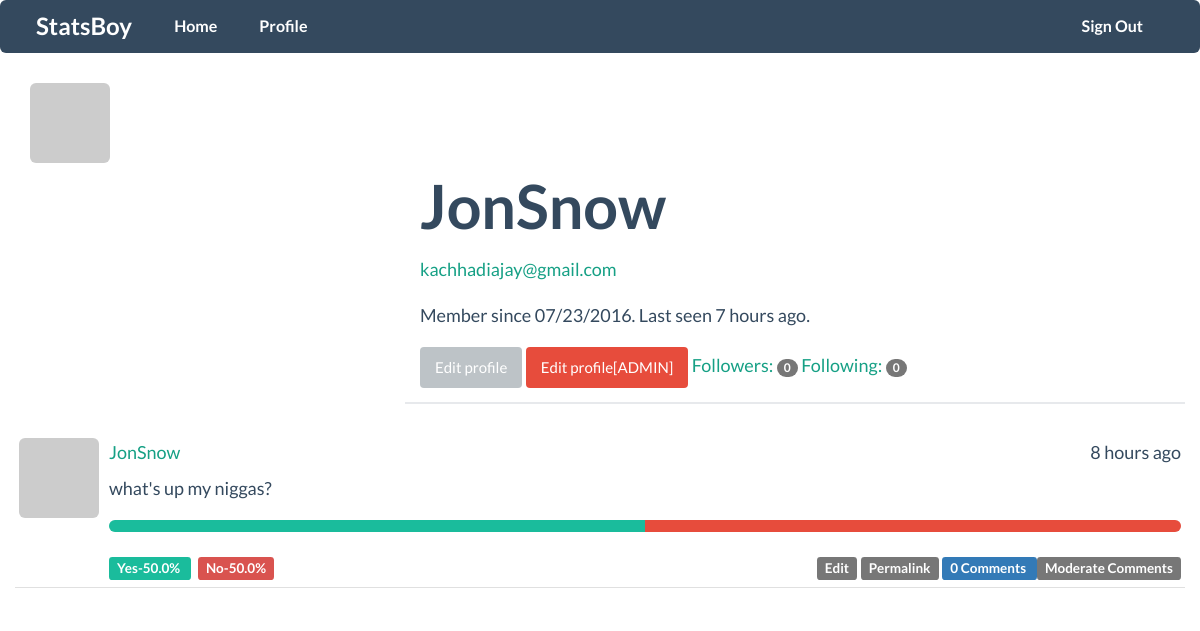
Before: /user/JonSnow (signed in) with the older database file.
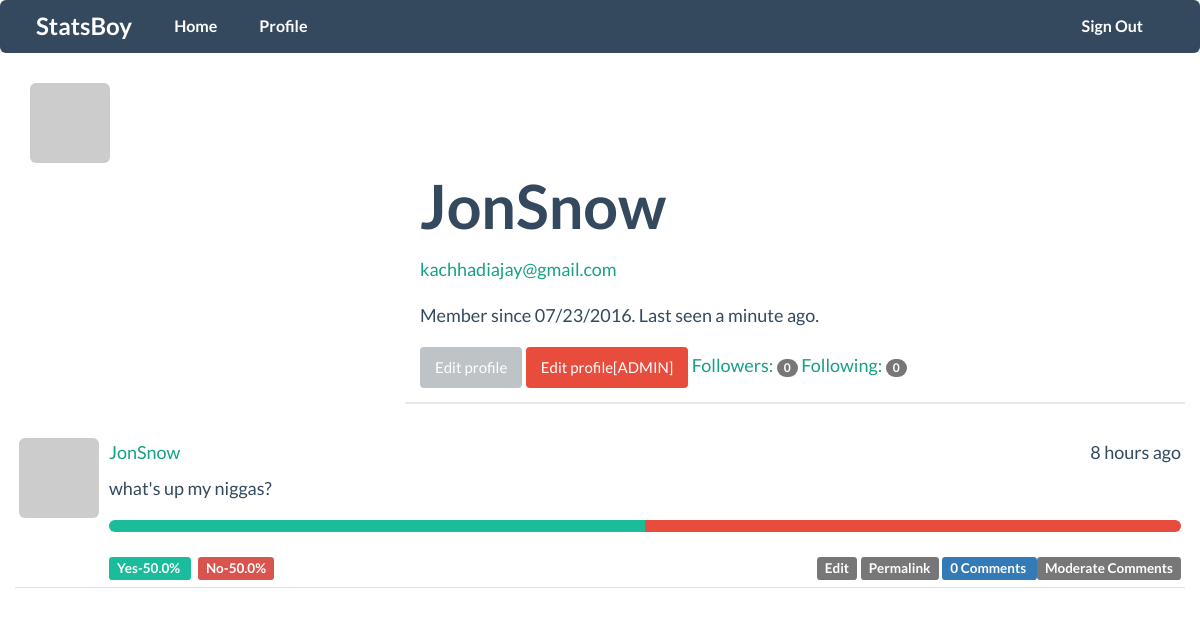
After: the same page with the newer database file.
### app/models.py (models this page shows, shortened)
class User(db.Model, UserMixin):
    __tablename__ = 'users'
    id = db.Column(db.Integer, primary_key=True)
    email= db.Column(db.String(64),unique=True,index=True)
    username = db.Column(db.String(64), unique=True, index=True)
    role_id = db.Column(db.Integer, db.ForeignKey('roles.id'))
    password_hash= db.Column(db.String(128))
    confirmed=db.Column(db.Boolean,default=False)
    name=db.Column(db.String(64))
    location=db.Column(db.String(64))
    about_me=db.Column(db.Text())
    member_since=db.Column(db.DateTime(),default=datetime.utcnow)
    last_seen=db.Column(db.DateTime(), default=datetime.utcnow)
    avatar_hash=db.Column(db.String(32))
    posts=db.relationship('Post',backref='author', lazy='dynamic')
    followed=db.relationship('Follow',foreign_keys=[Follow.follower_id],backref=db.backref('follower',lazy='joined'),lazy='dynamic',cascade='all,delete-orphan')
    followers=db.relationship('Follow',foreign_keys=[Follow.followed_id],backref=db.backref('followed',lazy='joined'),lazy='dynamic',cascade='all, delete-orphan')
    comments=db.relationship('Comment',backref='author',lazy='dynamic')
    answers=db.relationship('Answer',backref='advisor',lazy='dynamic')
    def has_answered(self,post):
        return self.answers.filter_by(post_id=post.id).first() is not None
    def gravatar(self,size=100,default='retro',rating='g'):
        if request.is_secure:
            url= 'https://secure.gravatar.com/avatar'
        else:
            url= 'http://www.gravatar.com/avatar'
        hash= self.avatar_hash or hashlib.md5(self.email.encode('utf-8')).hexdigest()
        return '{url}/{hash}?s={size}&d={default}&r={rating}'.format(url=url,hash=hash,size=size,default=default,rating=rating)
    def ping(self):
        self.last_seen =datetime.utcnow()
        db.session.add(self)
    def can(self,permissions):
        return self.role is not None and (self.role.permissions & permissions) == permissions
    def is_administrator(self):
        return self.can(Permission.ADMINISTER)
    @property
    def password(self):
        raise AttributeError('password is not a readable attribute.')

class Post(db.Model):
    __tablename__='posts'
    id=db.Column(db.Integer,primary_key=True)
    body=db.Column(db.Text)
    timestamp=db.Column(db.DateTime,index=True,default=datetime.utcnow)
    author_id=db.Column(db.Integer,db.ForeignKey('users.id'))
    body_html=db.Column(db.Text)
    comments=db.relationship('Comment',backref='post',lazy='dynamic')
    answers=db.relationship('Answer',backref='question',lazy='dynamic')

### app/main/views.py (the view)
@main.route('/user/<username>')
def user(username):
    user=User.query.filter_by(username=username).first()
    if user is None:
        abort(404)
    posts=user.posts.order_by(Post.timestamp.desc()).all()
    return render_template('user.html',user=user,posts=posts)

### app/auth/views.py (called while the page is built)
@auth.before_app_request
def before_request():
    if current_user.is_authenticated():
        current_user.ping()
        if not current_user.confirmed and request.endpoint[:5] !='auth.':
            return redirect(url_for('auth.unconfirmed'))

### app/main/__init__.py (called while the page is built)
@main.app_context_processor
def inject_permissions():
    return dict(Permission=Permission)

### app/models.py (called while the page is built)
@login_manager.user_loader
def load_user(user_id):
    return User.query.get(int(user_id))

### app/templates/user.html (shortened to what this page needs)
{% extends "base.html" %}
{% block page_content %}
<div class="row">
  <div class="col-md-4">
<img class="img-rounded profile-thumbnail" src="{{user.gravatar(size=256)}}">
  </div>
<div class="page-header col-md-8">
  <h1>{{user.username}}</h1>
  {% if current_user.is_administrator() %}
  <p><a href="mailto:{{user.email}}">{{user.email}}</a></p>
  {% endif %}
  <p>
    Member since {{ moment(user.member_since).format('L')}}.
    Last seen {{moment(user.last_seen).fromNow()}}.
  </p>
  {% if user == current_user %}
  <a class="btn btn-default" href="{{ url_for('.edit_profile')}}">
    Edit profile
  </a>
  {% endif %}
  {% if current_user.is_administrator() %}
  <a class="btn btn-danger" href="{{ url_for('.edit_profile_admin',id=user.id)}}">
    Edit profile[ADMIN]
  </a>
  {% endif %}
  <a href="{{url_for('.followers',username=user.username)}}">Followers: <span class="badge">{{ user.followers.count()-1}}</span></a>
  <a href="{{ url_for('.followed_by',username=user.username)}}">Following: <span class="badge">{{user.followed.count()-1}}</span></a>
</div>
{% include "_posts.html" %}
{% endblock %}

### app/templates/base.html (shortened to what this page needs)
{% extends "bootstrap/base.html" %}
{% block head %}
{{ super() }}
<link rel="stylesheet" type="text/css" href="{{ url_for('static', filename='styles.css') }}">
<link rel="stylesheet" type="text/css" href="{{ url_for('static', filename='flat-ui.min.css') }}">
{% endblock %}
{% block navbar %}
<div class="navbar navbar-inverse navbar-embossed" role="navigation">
    <div class="container">
        <div class="navbar-header">
            <a class="navbar-brand" href="{{ url_for('main.index') }}">StatsBoy</a>
        </div>
        <div class="navbar-collapse collapse">
            <ul class="nav navbar-nav">
                <li><a href="{{ url_for('main.index') }}">Home</a></li>
                {% if current_user.is_authenticated() %}
                <li><a href="{{ url_for('main.user',username=current_user.username) }}">Profile</a></li>
                {% endif %}
            </ul>
            <ul class="nav navbar-nav navbar-right">
              {% if current_user.is_authenticated() %}
              <li><a href="{{url_for('auth.logout')}}">Sign Out</a><li>
              {% else %}
              <li><a href="{{url_for('auth.login')}}">Sign In</a><li>
              {% endif %}
            </ul>
        </div>
    </div>
</div>
{% endblock %}
{% block content %}
<div class="container">
    {% block page_content %}{% endblock %}
</div>
{% endblock %}

### app/templates/_posts.html (shortened to what this page needs)
<ul class="media-list">
    {% for post in posts %}
    <li class="media" style="padding:4px;">
            <a class="pull-left" href="{{ url_for('.user', username=post.author.username) }}">
                <img class="img-rounded profile-thumbnail media-object" src="{{ post.author.gravatar(size=40) }}">
            </a>
          <div class="media-body">
            <div class="media-heading"><a href="{{ url_for('.user', username=post.author.username) }}">{{ post.author.username }}</a><div class="pull-right">{{ moment(post.timestamp).fromNow() }}</div></div>
              {% if post.body_html %}
            {{ post.body_html | safe }}
            {% else %}
            {{ post.body }}
            {% endif %}
            {% if current_user.has_answered(post)==True %}
            <div class="progress">
              <div class="progress-bar" style="width: {{ ((post.answers.filter_by(opinion=True).count())/(post.answers.count())*100)}}%;"></div>
              <div class="progress-bar progress-bar-danger" style="width:{{100-((post.answers.filter_by(opinion=True).count())/(post.answers.count())*100)}}% ;"></div>
            </div>
            <span class="label label-green">Yes-{{((post.answers.filter_by(opinion=True).count())/(post.answers.count())*100)}}% </span>&nbsp
            <span class="label label-danger">No-{{100-((post.answers.filter_by(opinion=True).count())/(post.answers.count())*100)}}% </span>
            {% endif %}
            <div class="pull-right">
              {% if current_user == post.author %}
              <a href="{{url_for('.edit',id=post.id)}}"><span class="label label-default">Edit</span></a>
              {% elif current_user.is_administrator() %}
              <a href="{{url_for('.edit',id=post.id)}}"><span class="label label-default">Edit[ADMIN]</span></a>
              {% endif %}
              <a href="{{url_for('.post',id=post.id)}}"><span class="label label-default">Permalink</span></a>
              <a href="{{ url_for('.post',id=post.id)}}#comments"><span class="label label-primary">{{ post.comments.count()}} Comments </span></a>
              {% if current_user.can(Permission.MODERATE_COMMENTS) %}
              <a href="{{ url_for('.moderate')}}"> <span class="label label-default">Moderate Comments</span></a>
              {% endif %}
            </div>
          </div>
    </li>
    {% endfor %}
</ul>

### app/static/styles.css (style rules this page uses)
.label-green { background-color: #1abc9c; }
.media { margin-top: 0px; border-bottom: 1px solid #e0e0e0; }

Changed rows visible on the page:
changed User "JonSnow": last_seen "7 hours ago" → "a minute ago"
